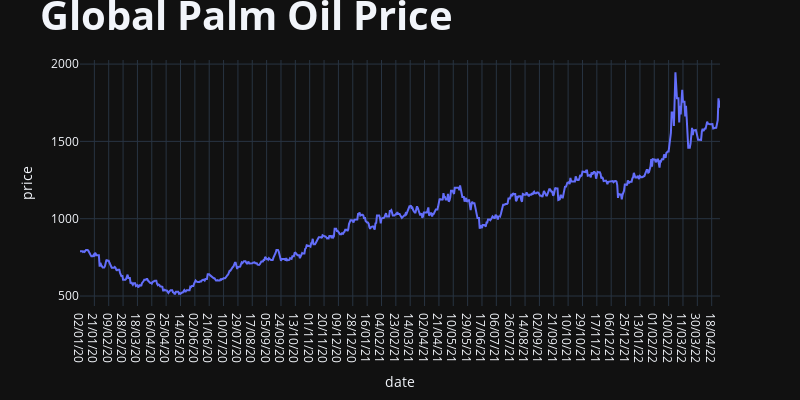

Source (notebook cell):
### Markdown cell above
# Global Pricing Data

### Code cell
price = pd.read_csv(os.path.join(DATA_DIR, 'palm oil prices 021020 - 290422.csv'))
price.columns = ['date', 'price']
price['price'] = price['price'].ffill()
fig = px.line(price, x='date', y='price')
fig.update_layout(title_text="<b>Global Palm Oil Price<b>", title_font_size=40, legend_font_size=20, width=800, height=400)
fig.show()

### Figure 1 — Plotly figure (JSON) as saved in the notebook; plotly's stock layout.template omitted (floating-point values rounded to 4 significant figures; data arrays with more than 128 entries replaced by an {"elided": "..."} marker saying what was removed)
{"data": [{"hovertemplate": "date=%{x}<br>price=%{y}<extra></extra>", "legendgroup": "", "line": {"color": "#636efa", "dash": "solid"}, "marker": {"symbol": "circle"}, "mode": "lines", "name": "", "orientation": "v", "showlegend": false, "x": {"elided": "849 str values"}, "xaxis": "x", "y": {"elided": "849 float values"}, "yaxis": "y", "type": "scatter"}], "layout": {"xaxis": {"anchor": "y", "domain": [0.0, 1.0], "title": {"text": "date"}}, "yaxis": {"anchor": "x", "domain": [0.0, 1.0], "title": {"text": "price"}}, "legend": {"tracegroupgap": 0, "font": {"size": 20}}, "margin": {"t": 60}, "title": {"font": {"size": 40}, "text": "<b>Global Palm Oil Price<b>"}, "width": 800, "height": 400}}
